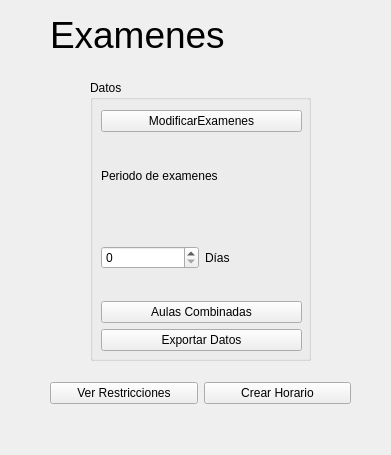
<?xml version="1.0" encoding="UTF-8"?>
<ui version="4.0">
 <class>Examenes</class>
 <widget class="QWidget" name="Examenes">
  <property name="geometry">
   <rect>
    <x>0</x>
    <y>0</y>
    <width>391</width>
    <height>455</height>
   </rect>
  </property>
  <property name="windowTitle">
   <string>horarioEx</string>
  </property>
  <widget class="QLabel" name="Title">
   <property name="geometry">
    <rect>
     <x>50</x>
     <y>10</y>
     <width>181</width>
     <height>50</height>
    </rect>
   </property>
   <property name="font">
    <font>
     <pointsize>28</pointsize>
    </font>
   </property>
   <property name="text">
    <string>Examenes</string>
   </property>
  </widget>
  <widget class="QGroupBox" name="Datos">
   <property name="geometry">
    <rect>
     <x>90</x>
     <y>80</y>
     <width>221</width>
     <height>281</height>
    </rect>
   </property>
   <property name="title">
    <string>Datos</string>
   </property>
   <widget class="QWidget" name="layoutWidget">
    <property name="geometry">
     <rect>
      <x>11</x>
      <y>30</y>
      <width>201</width>
      <height>241</height>
     </rect>
    </property>
    <layout class="QVBoxLayout" name="verticalLayout_2">
     <item>
      <widget class="QPushButton" name="modificar">
       <property name="text">
        <string>ModificarExamenes</string>
       </property>
      </widget>
     </item>
     <item>
      <layout class="QVBoxLayout" name="verticalLayout">
       <item>
        <widget class="QLabel" name="label">
         <property name="text">
          <string>Periodo de examenes</string>
         </property>
        </widget>
       </item>
       <item>
        <layout class="QHBoxLayout" name="horizontalLayout">
         <item>
          <widget class="QSpinBox" name="periodoExamenesText"/>
         </item>
         <item>
          <widget class="QLabel" name="dias">
           <property name="text">
            <string>Días</string>
           </property>
          </widget>
         </item>
        </layout>
       </item>
      </layout>
     </item>
     <item>
      <widget class="QPushButton" name="aulasCombinadas">
       <property name="text">
        <string>Aulas Combinadas</string>
       </property>
      </widget>
     </item>
     <item>
      <widget class="QPushButton" name="exportar">
       <property name="text">
        <string>Exportar Datos</string>
       </property>
      </widget>
     </item>
    </layout>
   </widget>
  </widget>
  <widget class="QWidget" name="layoutWidget">
   <property name="geometry">
    <rect>
     <x>50</x>
     <y>380</y>
     <width>301</width>
     <height>26</height>
    </rect>
   </property>
   <layout class="QHBoxLayout" name="horizontalLayout_3">
    <item>
     <widget class="QPushButton" name="restricciones">
      <property name="text">
       <string>Ver Restricciones</string>
      </property>
     </widget>
    </item>
    <item>
     <widget class="QPushButton" name="crearHorario">
      <property name="text">
       <string>Crear Horario</string>
      </property>
     </widget>
    </item>
   </layout>
  </widget>
 </widget>
 <resources/>
 <connections/>
</ui>
